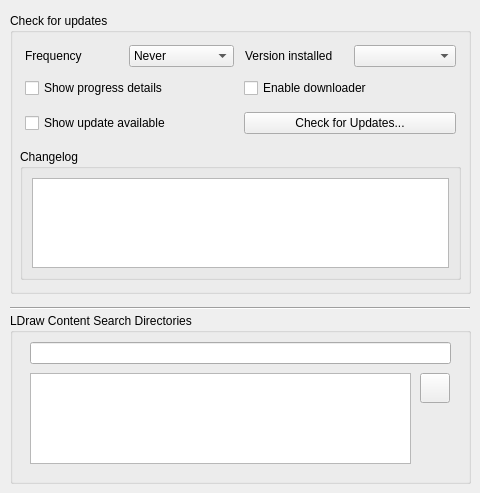
     <widget class="QWidget" name="tabOther">
      <attribute name="title">
       <string>Other</string>
      </attribute>
      <widget class="QGroupBox" name="groupBoxUpdates">
       <property name="geometry">
        <rect>
         <x>10</x>
         <y>13</y>
         <width>461</width>
         <height>281</height>
        </rect>
       </property>
       <property name="sizePolicy">
        <sizepolicy hsizetype="Expanding" vsizetype="Expanding">
         <horstretch>0</horstretch>
         <verstretch>0</verstretch>
        </sizepolicy>
       </property>
       <property name="toolTip">
        <string>Check for newer version online.</string>
       </property>
       <property name="title">
        <string>Check for updates</string>
       </property>
       <widget class="QGroupBox" name="groupBoxChangeLog">
        <property name="geometry">
         <rect>
          <x>10</x>
          <y>136</y>
          <width>441</width>
          <height>131</height>
         </rect>
        </property>
        <property name="sizePolicy">
         <sizepolicy hsizetype="Expanding" vsizetype="Expanding">
          <horstretch>0</horstretch>
          <verstretch>0</verstretch>
         </sizepolicy>
        </property>
        <property name="title">
         <string>Changelog</string>
        </property>
        <layout class="QVBoxLayout" name="verticalLayout_4">
         <item>
          <widget class="QTextBrowser" name="changeLog_txbr">
           <property name="readOnly">
            <bool>true</bool>
           </property>
           <property name="html">
            <string>&lt;!DOCTYPE HTML PUBLIC &quot;-//W3C//DTD HTML 4.0//EN&quot; &quot;http://www.w3.org/TR/REC-html40/strict.dtd&quot;&gt;
&lt;html&gt;&lt;head&gt;&lt;meta name=&quot;qrichtext&quot; content=&quot;1&quot; /&gt;&lt;style type=&quot;text/css&quot;&gt;
p, li { white-space: pre-wrap; }
&lt;/style&gt;&lt;/head&gt;&lt;body style=&quot; font-family:'MS Shell Dlg 2'; font-size:8.25pt; font-weight:400; font-style:normal;&quot;&gt;
&lt;p style=&quot;-qt-paragraph-type:empty; margin-top:0px; margin-bottom:0px; margin-left:0px; margin-right:0px; -qt-block-indent:0; text-indent:0px; font-size:7.8pt;&quot;&gt;&lt;br /&gt;&lt;/p&gt;&lt;/body&gt;&lt;/html&gt;</string>
           </property>
          </widget>
         </item>
        </layout>
       </widget>
       <widget class="QWidget" name="layoutWidget5">
        <property name="geometry">
         <rect>
          <x>15</x>
          <y>65</y>
          <width>431</width>
          <height>20</height>
         </rect>
        </property>
        <layout class="QHBoxLayout" name="horizontalLayout_8">
         <item>
          <widget class="QCheckBox" name="showAllNotificstions_Chk">
           <property name="toolTip">
            <string>Show progress details while checking for updates</string>
           </property>
           <property name="text">
            <string>Show progress details</string>
           </property>
          </widget>
         </item>
         <item>
          <widget class="QCheckBox" name="enableDownloader_Chk">
           <property name="toolTip">
            <string>Download the update directly instead of opening download link through a browser</string>
           </property>
           <property name="text">
            <string>Enable downloader</string>
           </property>
           <property name="checked">
            <bool>false</bool>
           </property>
          </widget>
         </item>
        </layout>
       </widget>
       <widget class="QWidget" name="layoutWidget6">
        <property name="geometry">
         <rect>
          <x>15</x>
          <y>94</y>
          <width>431</width>
          <height>32</height>
         </rect>
        </property>
        <layout class="QHBoxLayout" name="horizontalLayout_9">
         <item>
          <widget class="QCheckBox" name="showUpdateNotifications_Chk">
           <property name="toolTip">
            <string>Notify user when and update is available</string>
           </property>
           <property name="text">
            <string>Show update available</string>
           </property>
           <property name="checked">
            <bool>false</bool>
           </property>
          </widget>
         </item>
         <item>
          <widget class="QPushButton" name="checkForUpdates_btn">
           <property name="toolTip">
            <string>Click to check for update</string>
           </property>
           <property name="text">
            <string>Check for Updates...</string>
           </property>
          </widget>
         </item>
        </layout>
       </widget>
       <widget class="QWidget" name="layoutWidget7">
        <property name="geometry">
         <rect>
          <x>15</x>
          <y>30</y>
          <width>209</width>
          <height>26</height>
         </rect>
        </property>
        <layout class="QHBoxLayout" name="horizontalLayout_6">
         <item>
          <widget class="QLabel" name="frequency_lbl">
           <property name="contextMenuPolicy">
            <enum>Qt::NoContextMenu</enum>
           </property>
           <property name="text">
            <string>Frequency</string>
           </property>
          </widget>
         </item>
         <item>
          <widget class="QComboBox" name="checkUpdateFrequency_Combo">
           <property name="toolTip">
            <string>Select check for update frequency</string>
           </property>
           <item>
            <property name="text">
             <string>Never</string>
            </property>
           </item>
           <item>
            <property name="text">
             <string>Once a day</string>
            </property>
           </item>
           <item>
            <property name="text">
             <string>Once a week</string>
            </property>
           </item>
           <item>
            <property name="text">
             <string>Once a month</string>
            </property>
           </item>
          </widget>
         </item>
        </layout>
       </widget>
       <widget class="QWidget" name="layoutWidget8">
        <property name="geometry">
         <rect>
          <x>235</x>
          <y>30</y>
          <width>211</width>
          <height>26</height>
         </rect>
        </property>
        <layout class="QHBoxLayout" name="horizontalLayout_7">
         <item>
          <widget class="QLabel" name="moduleVersion_lbl">
           <property name="toolTip">
            <string>Change the installed version to use when comparing with update version. Use to override installed version.</string>
           </property>
           <property name="text">
            <string>Version installed </string>
           </property>
           <property name="alignment">
            <set>Qt::AlignLeading|Qt::AlignLeft|Qt::AlignVCenter</set>
           </property>
          </widget>
         </item>
         <item>
          <widget class="QComboBox" name="moduleVersion_Combo">
           <property name="toolTip">
            <string>Change the installed version to use when comparing with update version. Use to override installed version.</string>
           </property>
          </widget>
         </item>
        </layout>
       </widget>
      </widget>
      <widget class="Line" name="line">
       <property name="geometry">
        <rect>
         <x>10</x>
         <y>300</y>
         <width>460</width>
         <height>16</height>
        </rect>
       </property>
       <property name="orientation">
        <enum>Qt::Horizontal</enum>
       </property>
      </widget>
      <widget class="QGroupBox" name="groupBoxSearchDirs">
       <property name="geometry">
        <rect>
         <x>10</x>
         <y>313</y>
         <width>461</width>
         <height>171</height>
        </rect>
       </property>
       <property name="sizePolicy">
        <sizepolicy hsizetype="Expanding" vsizetype="Expanding">
         <horstretch>0</horstretch>
         <verstretch>0</verstretch>
        </sizepolicy>
       </property>
       <property name="title">
        <string>LDraw Content Search Directories</string>
       </property>
       <widget class="QTextEdit" name="textEditSearchDirs">
        <property name="enabled">
         <bool>true</bool>
        </property>
        <property name="geometry">
         <rect>
          <x>20</x>
          <y>60</y>
          <width>381</width>
          <height>91</height>
         </rect>
        </property>
        <property name="acceptDrops">
         <bool>false</bool>
        </property>
        <property name="toolTip">
         <string>Search directories</string>
        </property>
        <property name="readOnly">
         <bool>false</bool>
        </property>
       </widget>
       <widget class="QPushButton" name="pushButtonReset">
        <property name="geometry">
         <rect>
          <x>410</x>
          <y>60</y>
          <width>30</width>
          <height>30</height>
         </rect>
        </property>
        <property name="toolTip">
         <string>Reset LPub3D LDraw search directories to default</string>
        </property>
        <property name="text">
         <string/>
        </property>
        <property name="icon">
         <iconset resource="lpub3d.qrc">
          <normaloff>:/resources/resetsetting.png</normaloff>:/resources/resetsetting.png</iconset>
        </property>
        <property name="iconSize">
         <size>
          <width>25</width>
          <height>25</height>
         </size>
        </property>
       </widget>
       <widget class="QLineEdit" name="lineEditIniFile">
        <property name="geometry">
         <rect>
          <x>20</x>
          <y>29</y>
          <width>421</width>
          <height>22</height>
         </rect>
        </property>
        <property name="toolTip">
         <string>LDraw.ini file path dialog</string>
        </property>
        <property name="readOnly">
         <bool>false</bool>
        </property>
       </widget>
      </widget>
     </widget>
